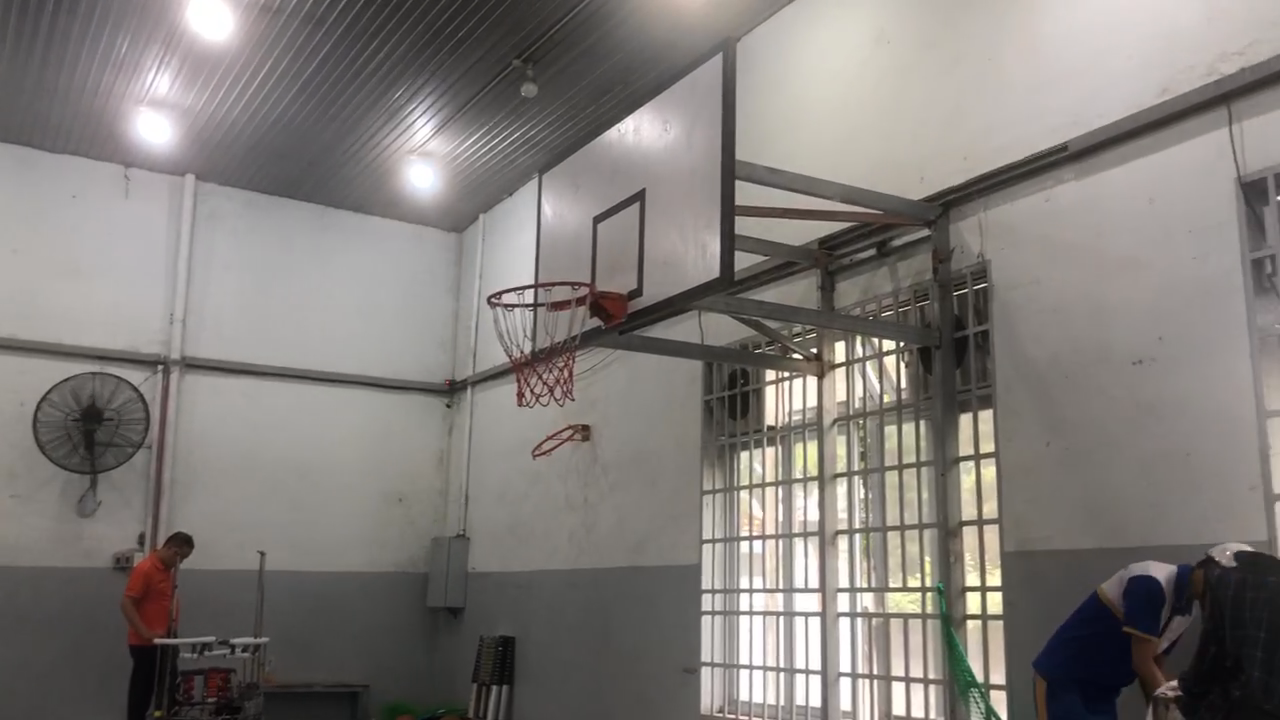
#> input picture frame 43 of code_jetson_orin/hi.mp4, 1280 x 720 px, given in place of est.mp4, which was not available
$ python hvs.py
#> lines starting #> are read from the running program, lines starting #| are printed output that depends on the picture; after the words box and inside, x2 and y2 are one past the last pixel; in counts of white or black regions, pixels touching at a corner belong together; pictures that were not available may be replaced by others from this repository, and a replacement may not be noted
import cv2
import numpy as np

cap = cv2.VideoCapture("data\est.mp4")

# Ngưỡng để nhận đối tượng to hay nhỏ
MIN_WIDTH = 35
MIN_HEIGHT = 35

def contour(frame, hsv):
    lower_blue = np.array([0, 84, 0])
    upper_blue = np.array([179, 255, 255])

    mask = cv2.inRange(hsv, lower_blue, upper_blue)

    # Xói mòn và giản nở để làm mịn vùng mask
    kernel = np.ones((5, 5), np.uint8)

    mask_e = cv2.erode(mask, kernel, iterations=1)  # Xói mòn
    mask_dit = cv2.dilate(mask_e, kernel, iterations=2)  # Giản nở

    cv2.imshow('Mask Eroded', mask_e)
    cv2.imshow('Mask dit', mask_dit)

    contours, _ = cv2.findContours(mask_dit, cv2.RETR_EXTERNAL, cv2.CHAIN_APPROX_SIMPLE)

    for contour in contours:
        x, y, w, h = cv2.boundingRect(contour)

        # Tính độ tròn (circularity)
        area = cv2.contourArea(contour)
        perimeter = cv2.arcLength(contour, True)
        if perimeter > 0:
            circularity = (4 * np.pi * area) / (perimeter ** 2)
        else:
            circularity = 0

        # Kiểm tra nếu đối tượng có hình dạng gần tròn
        if w > MIN_WIDTH and h > MIN_HEIGHT and circularity > 0.6:
            cv2.rectangle(frame, (x, y), (x + w + 1, y + h + 1), (0, 255, 0), 2)
            cv2.putText(frame, f"Ball {circularity:.2f}", (x, y - 3), cv2.FONT_HERSHEY_SIMPLEX, 0.5, (0, 0, 255), 2)


while True:
    ret, frame = cap.read()
#> frame is the input picture: shape (720, 1280, 3); mean B, G, R 121.2, 124.6, 129.1
    if not ret:
        break
    frame = cv2.resize(frame, (1080, 720))
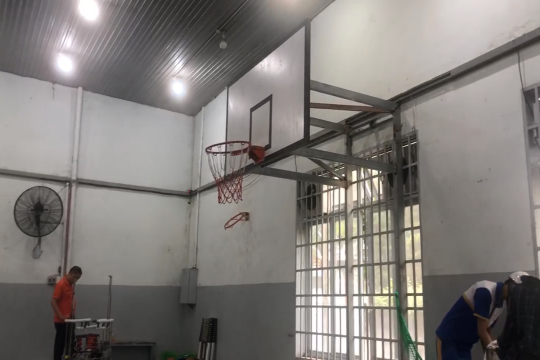
#> frame: shape (720, 1080, 3) (shown at 1/2 size); mean B, G, R 121.3, 124.7, 129.1

    hsv = cv2.cvtColor(frame, cv2.COLOR_BGR2HSV)
#> hsv: shape (720, 1080, 3); mean H, S, V 37.9, 21, 129.5

    contour(frame, hsv)
#> in contour, `mask = cv2.inRange(hsv, lower_blue, upper_blue)`:
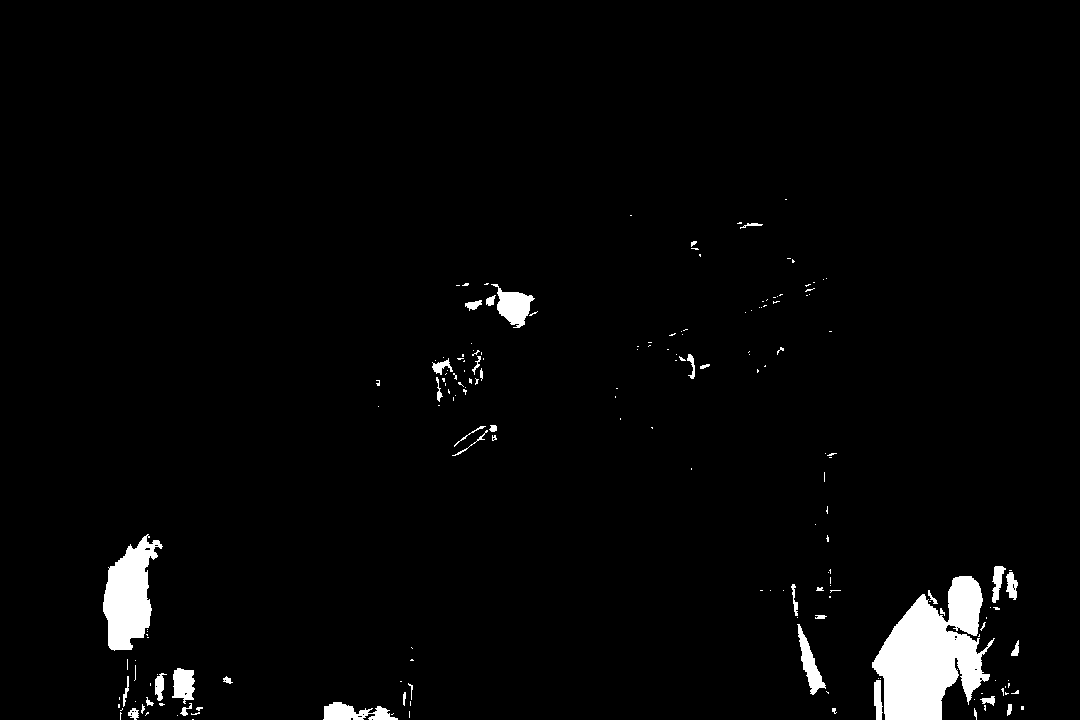
#> mask: shape (720, 1080); 2.7% white; 185 white regions (144 under 20 px), largest, box (x1, y1, x2, y2) and area: (872, 576, 995, 720) 10265, (103, 534, 163, 651) 4036, (491, 284, 535, 328) 948
#> in contour, `mask_e = cv2.erode(mask, kernel, iterations=1)`:
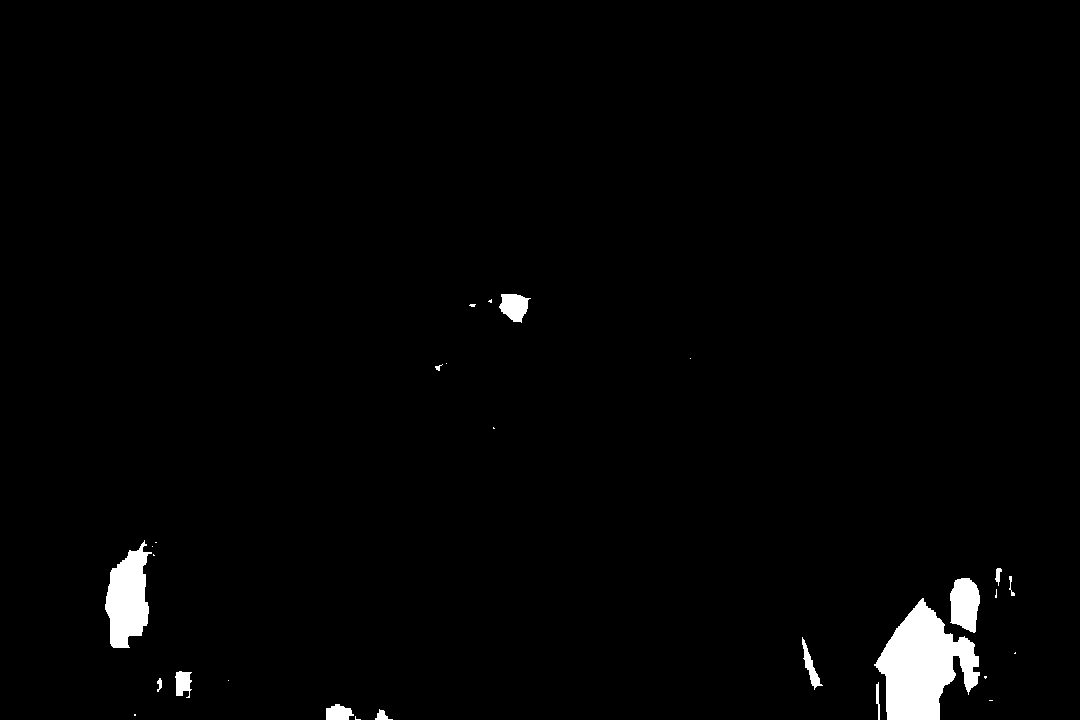
#> mask_e: shape (720, 1080); 1.8% white; 28 white regions (15 under 20 px), largest, box (x1, y1, x2, y2) and area: (874, 598, 980, 720) 7357, (105, 540, 152, 648) 3190, (950, 578, 980, 633) 1272
#> in contour, `mask_dit = cv2.dilate(mask_e, kernel, iterations=2)`:
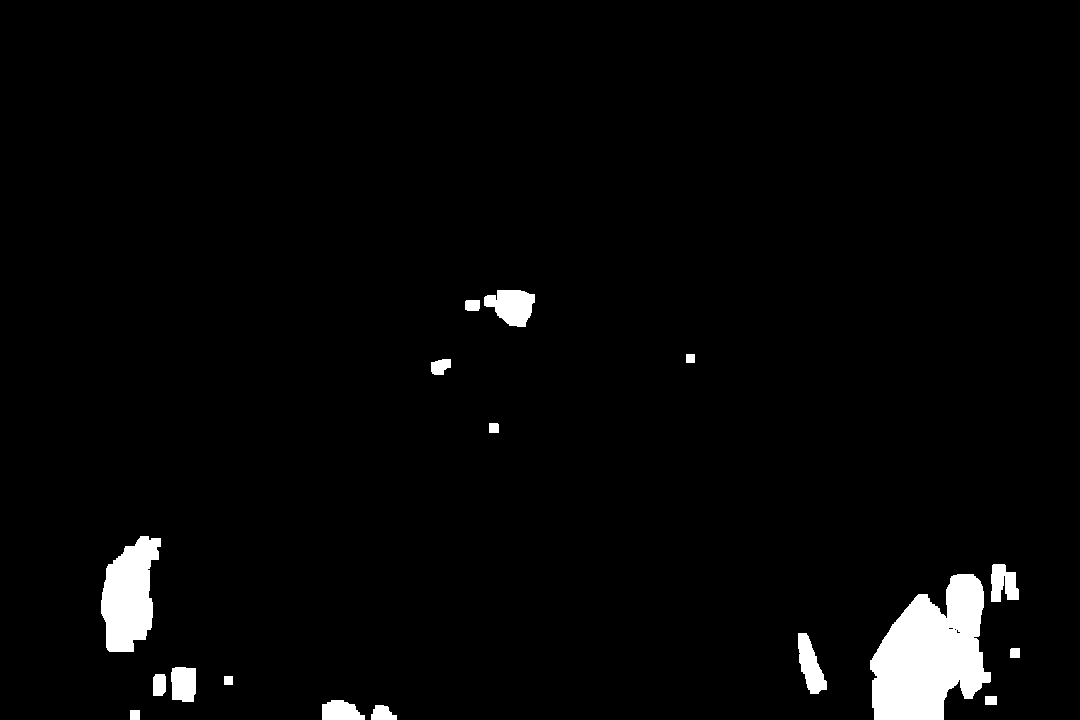
#> mask_dit: shape (720, 1080); 2.9% white; 17 white regions
#> in contour, `contours, _ = cv2.findContours(mask_dit, cv2.RETR_EXTERNAL, cv2.CHAIN_..`: contours = 17 contours; largest, box (x1, y1, x2, y2) and area: (870, 574, 991, 720) 11578, (101, 536, 161, 652) 4567, (484, 290, 535, 327) 1227, (798, 633, 827, 694) 918, (171, 667, 196, 702) 746
#> the loop in contour, `for contour in contours:` made 17 passes
#> (contour, x, y, w, h, area, perimeter, circularity) on passes 1, 4, 5, 15: ([[130, 710], [130, 719], [139, 719], [139, 710]], 130, 710, 10, 10, 81, 36, 0.785), ([[985, 696], [985, 704], [996, 704], [996, 696]], 985, 696, 12, 9, 88, 38, 0.766), ([[224, 676], [224, 684], [232, 684], [232, 676]], 224, 676, 9, 9, 64, 32, 0.785), ([[686, 354], [686, 362], [694, 362], [694, 354]], 686, 354, 9, 9, 64, 32, 0.785)

    cv2.imshow('Object Detection', frame)

    if cv2.waitKey(1) & 0xFF == ord('q'):
#> (key q is pressed here)
        break

cap.release()
cv2.destroyAllWindows()

$ run again, starting later in the video
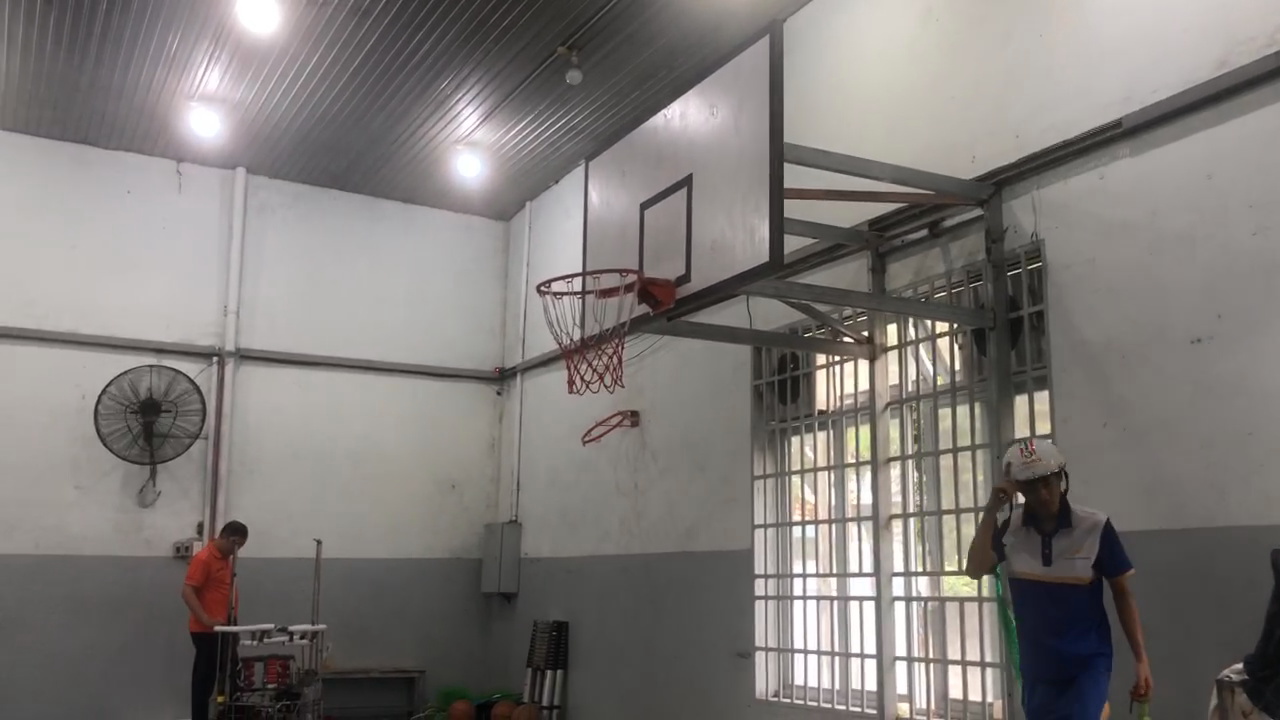
#> input picture frame 197 of code_jetson_orin/hi.mp4, 1280 x 720 px, given in place of est.mp4, which was not available
#> frame is the input picture: shape (720, 1280, 3); mean B, G, R 120.1, 122.6, 127.1
#> frame: shape (720, 1080, 3)
#> hsv: shape (720, 1080, 3); mean H, S, V 43.1, 20, 127.5
#> in contour, `mask = cv2.inRange(hsv, lower_blue, upper_blue)`:
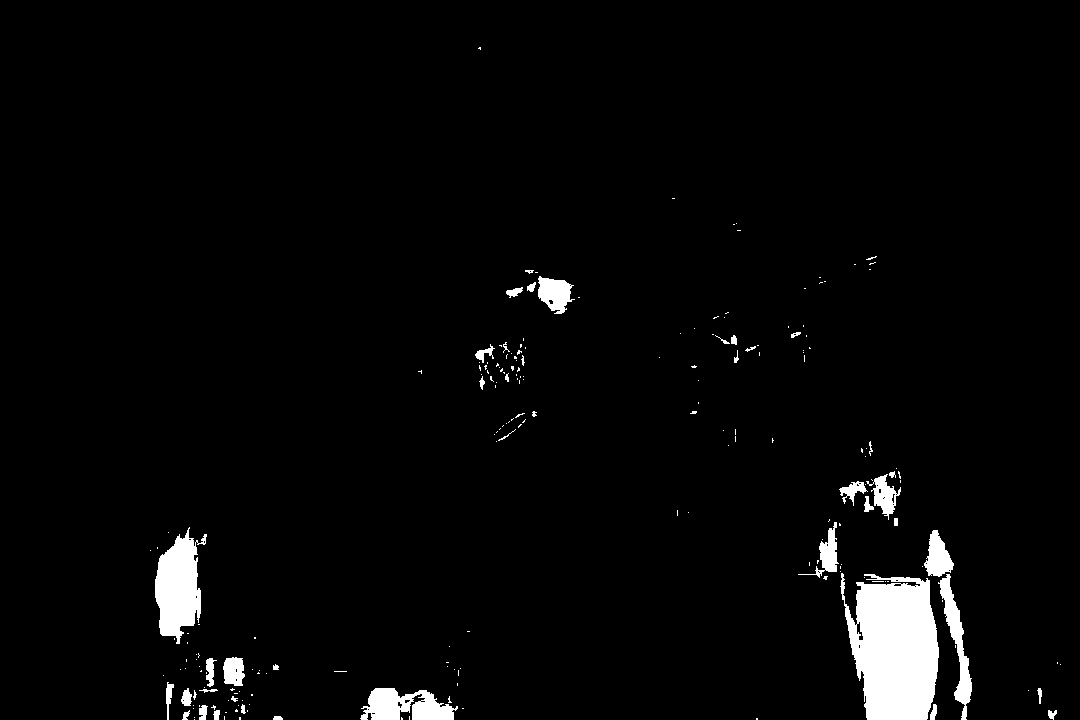
#> mask: shape (720, 1080); 3.1% white; 211 white regions (168 under 20 px), largest, box (x1, y1, x2, y2) and area: (840, 573, 939, 720) 10800, (155, 527, 207, 644) 3629, (360, 688, 458, 720) 2043
#> mask_e: shape (720, 1080); 2.1% white; 41 white regions (28 under 20 px), largest, box (x1, y1, x2, y2) and area: (849, 584, 937, 720) 9337, (157, 540, 199, 634) 2832, (942, 580, 970, 702) 740
#> in contour, `mask_dit = cv2.dilate(mask_e, kernel, iterations=2)`:
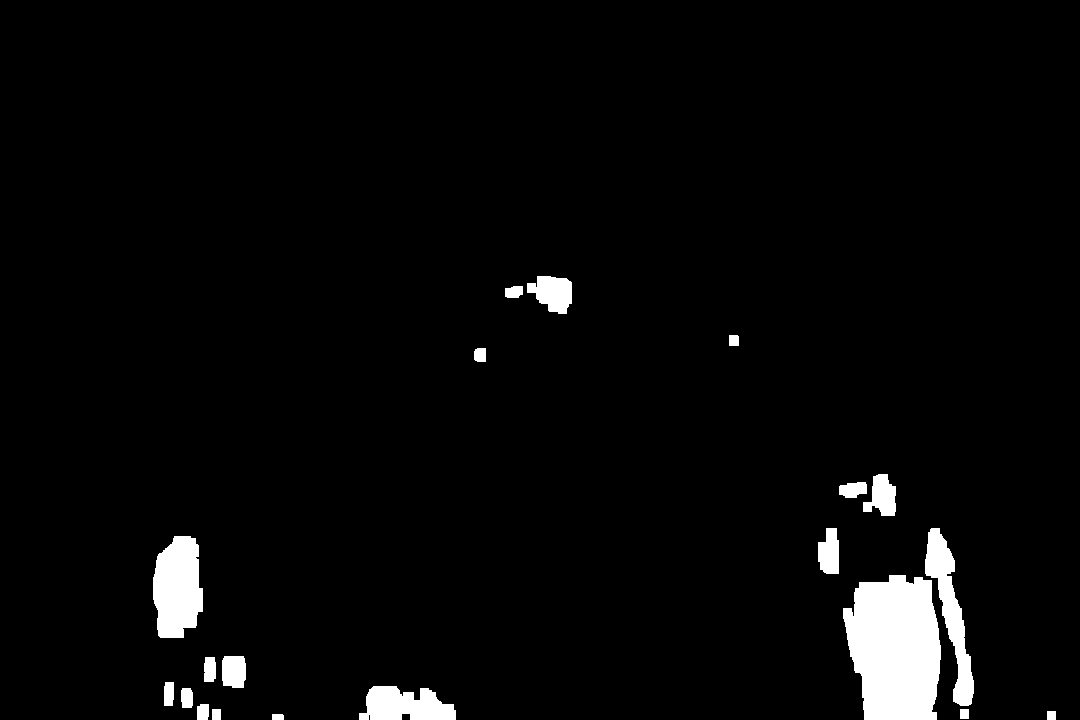
#> mask_dit: shape (720, 1080); 3.5% white; 20 white regions
#> contours = 20 contours; largest, box (x1, y1, x2, y2) and area: (843, 575, 941, 720) 11298, (153, 536, 203, 638) 3930, (925, 528, 974, 706) 2948, (359, 686, 456, 720) 2286, (527, 276, 572, 314) 1121
#> the loop in contour, `for contour in contours:` made 20 passes
#> (contour, x, y, w, h, area, perimeter, circularity) on passes 2 to 4: ([[1047, 711], [1047, 719], [1055, 719], [1055, 711]], 1047, 711, 9, 9, 64, 32, 0.785), ([[960, 709], [960, 718], [968, 718], [968, 709]], 960, 709, 9, 10, 72, 34, 0.783), ([[212, 709], [212, 719], [220, 719], [220, 709]], 212, 709, 9, 11, 80, 36, 0.776)

$ run again, starting later in the video
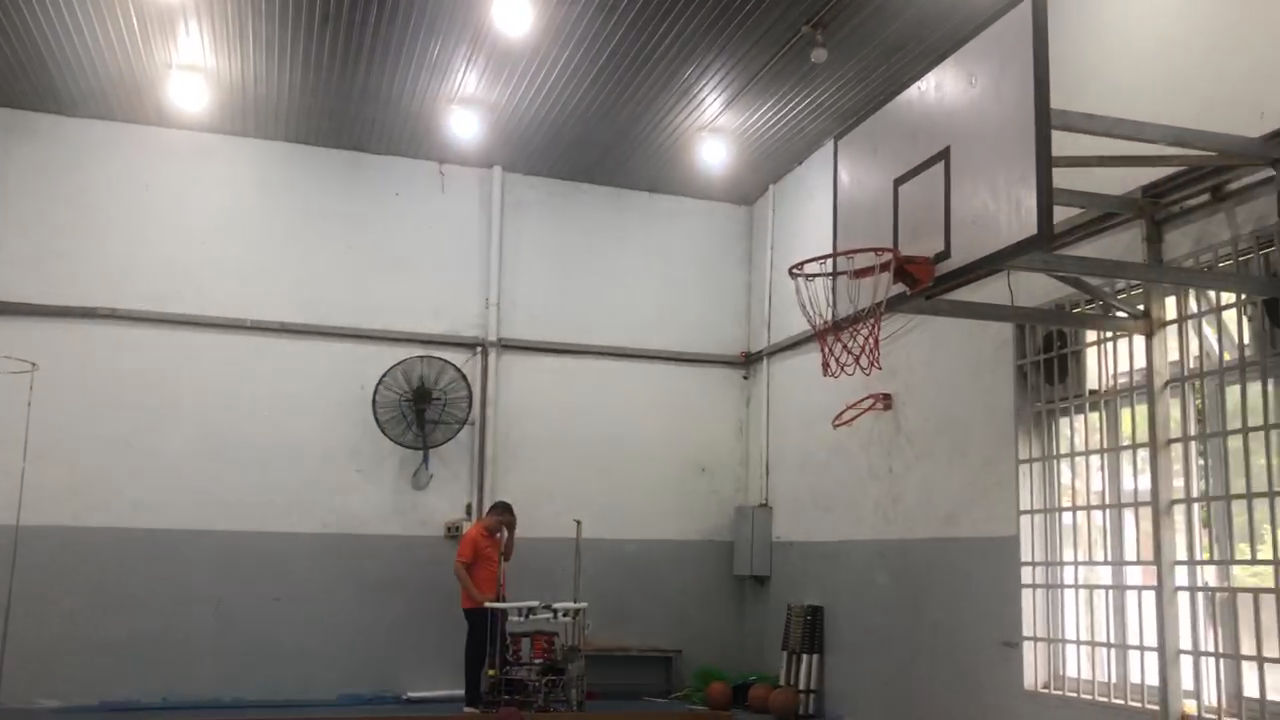
#> input picture frame 350 of code_jetson_orin/hi.mp4, 1280 x 720 px, given in place of est.mp4, which was not available
#> frame is the input picture: shape (720, 1280, 3); mean B, G, R 129.1, 133.8, 138.6
#> frame: shape (720, 1080, 3)
#> hsv: shape (720, 1080, 3); mean H, S, V 29.4, 20.9, 138.8
#> in contour, `mask = cv2.inRange(hsv, lower_blue, upper_blue)`:
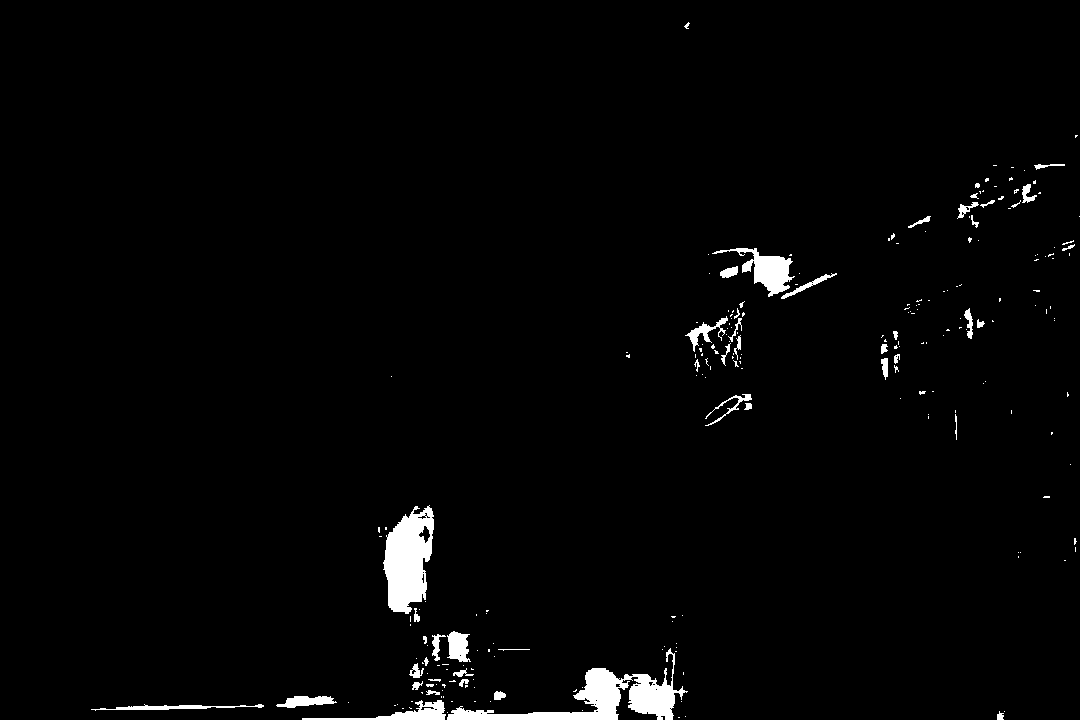
#> mask: shape (720, 1080); 2% white; 232 white regions (183 under 20 px), largest, box (x1, y1, x2, y2) and area: (447, 648, 688, 720) 4545, (383, 505, 434, 614) 3701, (712, 248, 795, 297) 1414
#> mask_e: shape (720, 1080); 0.96% white; 29 white regions (19 under 20 px), largest, box (x1, y1, x2, y2) and area: (386, 516, 432, 610) 2747, (449, 670, 619, 720) 1901, (631, 676, 673, 720) 991
#> in contour, `mask_dit = cv2.dilate(mask_e, kernel, iterations=2)`:
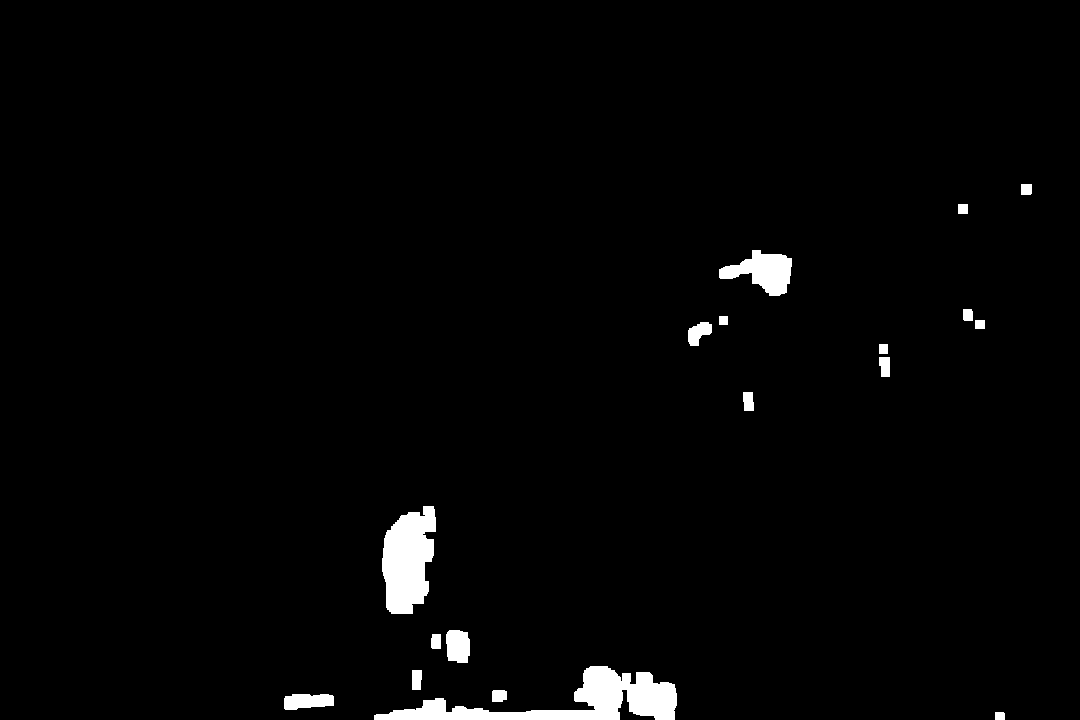
#> mask_dit: shape (720, 1080); 2% white; 18 white regions
#> contours = 18 contours; largest, box (x1, y1, x2, y2) and area: (374, 666, 677, 720) 5822, (382, 506, 436, 614) 4112, (719, 250, 792, 296) 1755, (446, 630, 470, 663) 648, (284, 694, 334, 710) 598
#> the loop in contour, `for contour in contours:` made 18 passes
#> (contour, x, y, w, h, area, perimeter, circularity) on passes 11, 13, 14, 17: ([[879, 344], [879, 353], [887, 353], [887, 344]], 879, 344, 9, 10, 72, 34, 0.783), ([[975, 320], [975, 328], [984, 328], [984, 320]], 975, 320, 10, 9, 72, 34, 0.783), ([[719, 316], [719, 324], [727, 324], [727, 316]], 719, 316, 9, 9, 64, 32, 0.785), ([[958, 204], [958, 213], [967, 213], [967, 204]], 958, 204, 10, 10, 81, 36, 0.785)
